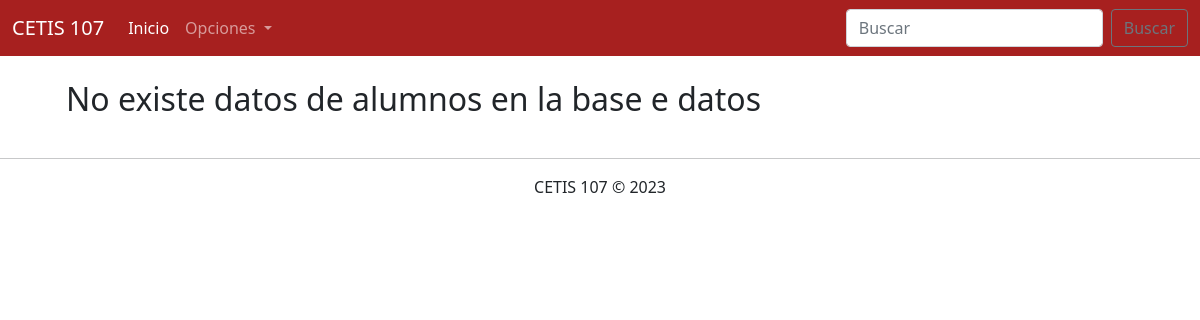
The app's page /parcial3/ConsultarMaterias.php, older data.
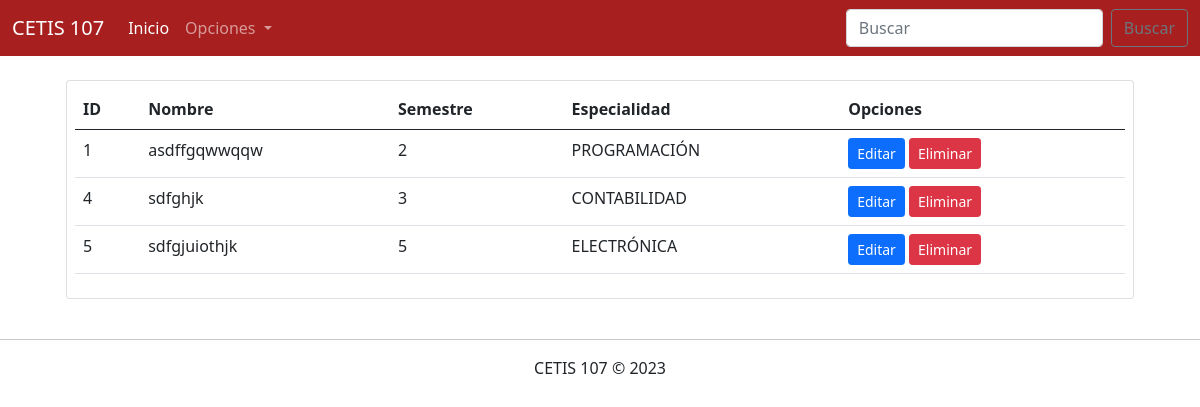
The same page, newer data.
### tables this page shows
CREATE TABLE `materias` (
  `id` int(11) NOT NULL,
  `nombre` varchar(100) NOT NULL,
  `semestre` varchar(110) NOT NULL,
  `especialidad` varchar(110) NOT NULL
);

### parcial3/consultarMaterias.php (the view, shortened to what this page needs)
<!DOCTYPE html>
<html lang="en">
<head>
    <link rel="stylesheet" href="css/bootstrap.css">
</head>
<body>
    <?php
        include 'menu.php';
        include 'conexion.php';
        $sql = "SELECT * FROM materias";
        $datos = $conexion->query($sql);
    ?>
    <div class="container">
        <div class="row">
            <div class="col-12">
                <?php if($datos->num_rows > 0) { ?>
                <div class="table-responsive card m-4 p-2">
                    <table class="table table-hover">
                        <thead>
                            <tr>
                                <th>ID</th>
                                <th>Nombre</th>
                                <th>Semestre</th>
                                <th>Especialidad</th>
                                <th>Opciones</th>
                            </tr>
                        </thead>
                        <tbody>
                            <?php while($registro = $datos->fetch_assoc()){ ?>
                                <tr>
                                    <td><?php echo $registro["id"]; ?></td>
                                    <td><?php echo $registro["nombre"]; ?></td>
                                    <td><?php echo $registro["semestre"]; ?></td>
                                    <td><?php echo $registro["especialidad"]; ?></td>
                                    <td>
                                        <a href="editarMaterias.php?id=<?php echo $registro["id"]; ?>"  class="btn btn-sm btn-primary">Editar</a>
                                        <a href="eliminarMaterias.php?id=<?php echo $registro["id"]; ?>" class="btn btn-sm btn-danger">Eliminar</a>
                                    </td>
                                </tr>
                            <?php } ?>
                        </tbody>
                    </table>
                </div>
                <?php } else { ?>
                    <h2 class="m-4">No existe datos de alumnos en la base e datos</h2>
                <?php } ?>
            </div>
        </div>
    </div>
    <footer class="text-center">
        <hr>
        CETIS 107 &copy; 2023
    </footer>
</body>
</html>

Row changes from the older to the newer data that the page shows:
added materias: id "1", nombre "asdffgqwwqqw", semestre "2", especialidad "PROGRAMACIÓN"
added materias: id "4", nombre "sdfghjk", semestre "3", especialidad "CONTABILIDAD"
added materias: id "5", nombre "sdfgjuiothjk", semestre "5", especialidad "ELECTRÓNICA"
Text that changed along with them:
text no longer shown: "No existe datos de alumnos en la base e datos"
text now shown: "ID Nombre Semestre Especialidad Opciones"
